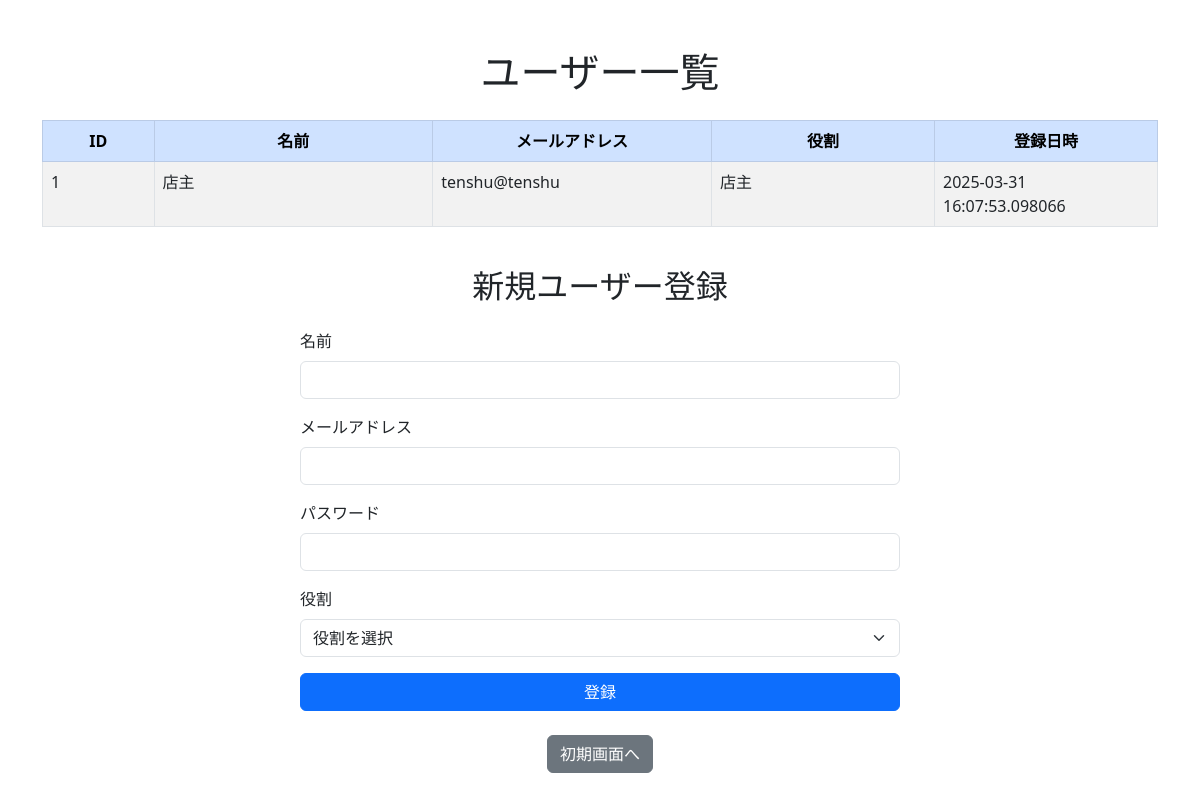
Screenshot of /users with the database file from the repository.
### hackapp/models/restaurants.py (models this page shows)
class User(db.Model):
    id = db.Column(db.Integer, primary_key=True)
    name = db.Column(db.String(100))
    email = db.Column(db.String(100), unique = True)
    password = db.Column(db.String(200))
    role = db.Column(db.String(50))     # customer or shop_owner
    created_at = db.Column(db.DateTime, default=datetime.now(timezone.utc))
    updated_at = db.Column(db.DateTime, default=datetime.now(timezone.utc),onupdate=datetime.now(timezone.utc))

### hackapp/views.py (the view, shortened to what this page needs)
@app.route('/users', methods=['GET', 'POST'])   #ユーザ登録画面から受け取ったパラメータをDBに登録した後に一覧表示する画面
def create_users():
    users = User.query.all()
    return render_template('users_view.html', users=users)

### hackapp/templates/users_view.html (shortened to what this page needs)
<!DOCTYPE html>
<html lang="ja">
<head>
    <link href="https://cdn.jsdelivr.net/npm/bootstrap@5.3.0-alpha3/dist/css/bootstrap.min.css" rel="stylesheet">
</head>
<body>
    <div class="container my-5">
        <h1 class="text-center mb-4">ユーザー一覧</h1>
        <div class="table-responsive">
            <table class="table table-striped table-bordered">
                <thead class="table-primary text-center">
                    <tr>
                        <th style="width: 10%;">ID</th>
                        <th style="width: 25%;">名前</th>
                        <th style="width: 25%;">メールアドレス</th>
                        <th style="width: 20%;">役割</th>
                        <th style="width: 20%;">登録日時</th>
                    </tr>
                </thead>
                <tbody>
                    {% for user in users %}
                    <tr>
                        <td>{{ user.id }}</td>
                        <td>{{ user.name }}</td>
                        <td>{{ user.email }}</td>
                        <td>{{ user.role }}</td>
                        <td>{{ user.created_at }}</td>
                    </tr>
                    {% endfor %}
                </tbody>
            </table>
        </div>
        <h2 class="text-center my-4">新規ユーザー登録</h2>
        <form action="/users" method="POST" class="mx-auto" style="max-width: 600px;">
            <div class="mb-3">
                <label for="name" class="form-label">名前</label>
                <input type="text" id="name" name="name" class="form-control" required>
            </div>
            <div class="mb-3">
                <label for="email" class="form-label">メールアドレス</label>
                <input type="email" id="email" name="email" class="form-control" required>
            </div>
            <div class="mb-3">
                <label for="password" class="form-label">パスワード</label>
                <input type="password" id="password" name="password" class="form-control" required>
            </div>
            <div class="mb-3">
                <label for="role" class="form-label">役割</label>
                <select id="role" name="role" class="form-select" required>
                    <option value="" disabled selected>役割を選択</option>
                </select>
            </div>
            <div class="d-grid">
                <button type="submit" class="btn btn-primary">登録</button>
            </div>
        </form>
        <div class="text-center mt-4">
            <a href="/" class="btn btn-secondary">初期画面へ</a>
        </div>
    </div>
</body>
</html>

### rows the page displays
User: id "1", name "店主", email "tenshu@tenshu", role "店主", created_at "2025-03-31 16:07:53.098066"
